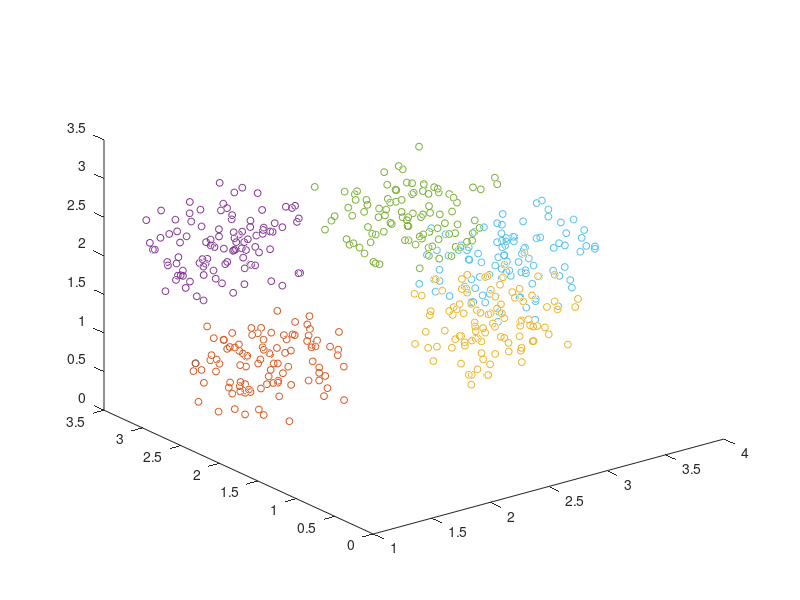
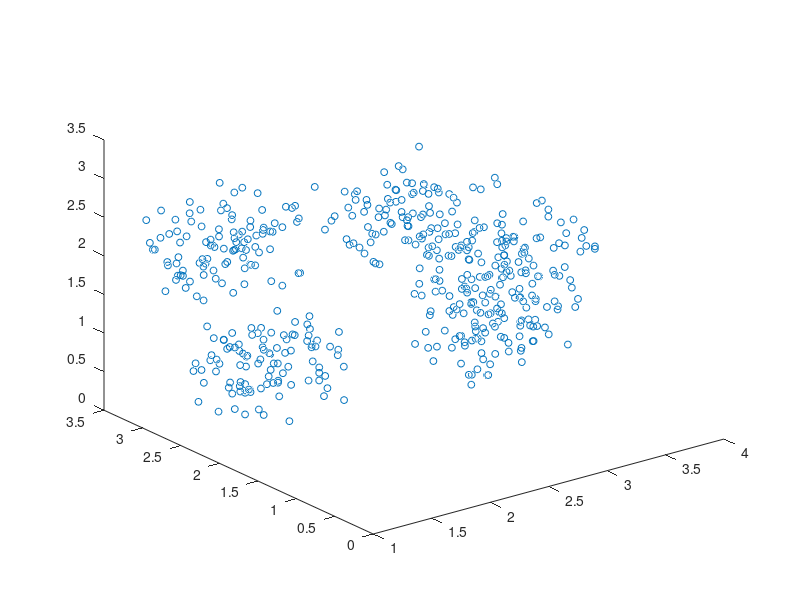
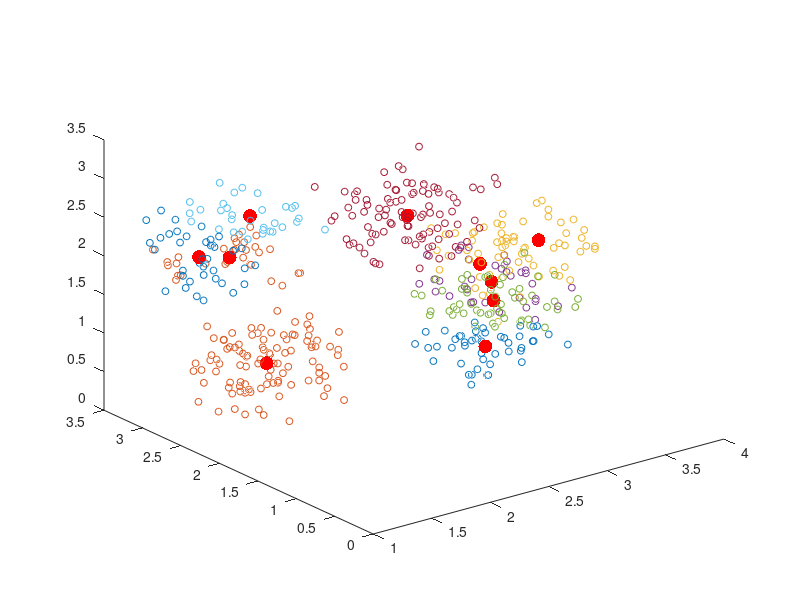

Source code (MATLAB) for these figures, in order:
% 清空畫面
clear ; close all; clc

X = [];   % 樣本數據
m = 100;  % 每群集數據量
n = 5;    % 群集數目
r = 4;    % 數據邊界
d = 3;    % 維度
marker_style = 'o';
marker_size = 5;

% 隨機生生群集樣本數據
for i = 1:n
  X(m * (i - 1) + 1:m * i, :) = rand(1, d) * (r - 1) + rand(m, d);
  y(m * (i - 1) + 1:m * i) = i;
end

% 顯示原樣本數據
figure(1);
plot3(X(1, 1), X(1, 2), X(1, 3), marker_style, 'MarkerSize', marker_size);
hold on;
for i = 1:n
  indices = find(y == i);
  %plot(X(indices, 1), X(indices, 2), marker_style, 'MarkerSize', marker_size);
  plot3(X(indices, 1), X(indices, 2), X(indices, 3), marker_style, 'MarkerSize', marker_size);
end
hold off;
pause(1);

% 顯示無差別樣本數據
figure(2);
%plot(X(:, 1), X(:, 2), marker_style, 'MarkerSize', marker_size);
plot3(X(:, 1), X(:, 2), X(:, 3), marker_style, 'MarkerSize', marker_size);
pause(1);

for k = 1:n*2
  printf("clustering (k=%d)...\n", k);
  
  % 隨機生成標記點
  Landmark = rand(k, d) * r;

  prev_error = 0;
  curr_error = 1;
  while (curr_error - prev_error) .^ 2 >= 0.1
    % 計算樣本數據到標記點誤差, 及所屬群集
    for i = 1:k
      ERROR(:, i) = sum((X - Landmark(i, :)) .^ 2, 2);
    end
    prev_error = curr_error;
    curr_error = sum(sum(ERROR, 1), 2);
    [v, Y] = min(ERROR, [], 2);

    % 顯示標記點及分類結果
    figure(3);
    %plot(Landmark(:, 1), Landmark(:, 2), 'r.', 'MarkerSize', 30);
    plot3(Landmark(:, 1), Landmark(:, 2), Landmark(:, 3), 'r.', 'MarkerSize', 30);
    
    hold on;
    for i = 1:k
      indices = find(Y == i);
      %plot(X(indices, 1), X(indices, 2), marker_style, 'MarkerSize', marker_size);
      plot3(X(indices, 1), X(indices, 2), X(indices, 3), marker_style, 'MarkerSize', marker_size);
    end
    hold off;
    
    % 更新標記點
    for i = 1:k
      indices = find(Y == i);
      if size(indices) > 0
        Landmark(i, :) = mean(X(indices, :));
      else
        Landmark(i, :) = rand(1, d) * r;
      endif
    end
    
    pause(0.1);
  end
  pause(1);
end

printf("END");
